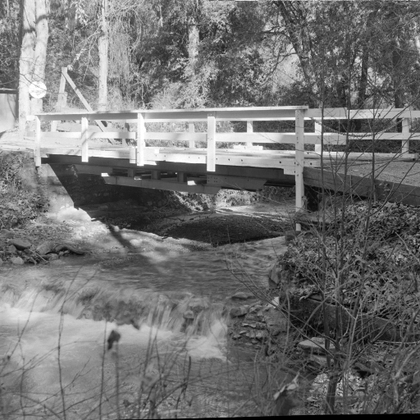
%> input picture Homework2/bridge.tif, 420 x 420 px, shrunk from 512 x 512 before the run
$ octave Q3.m   (GNU Octave 9; MATLAB toolbox functions it lacks are replaced by stand-ins)
%> lines starting %> are read from the running program, lines starting %| are printed output that depends on the picture; in (x1, y1, x2, y2) boxes, pixels count from 0 and x2, y2 are one past the last pixel; in counts of white or black regions, pixels touching at a corner belong together; the program's own positions count from 1
clear;
clc;
bridge = imread('bridge.tif');
%> bridge is the input picture: size 420x420 uint8; min 0, max 255, mean 114.2
bridge = double(bridge);
%> bridge: size 420x420 double
[side, ~] = size(bridge);
%> side = 420

% fft
Bridge = fft2(bridge);
Bridge = fftshift(Bridge);

% Frequencies
lowFreq = 1/8;
bandFreq = [1/8, 1/2];
highFreq = 1/2;

% Generate filters
lowFilter = lowPass(side, lowFreq);
%> after the loop in lowPass, `for i = 1:side`:
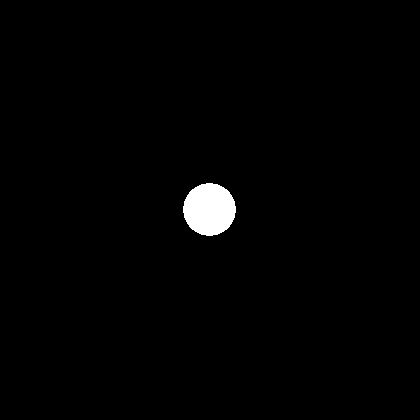
%> output: size 420x420 double; values 0 (black) and 1 (white), 1.2% white; 1 white region, box (x1, y1, x2, y2) and area: (183, 183, 236, 236) 2177
bandFilter = bandPass(side, bandFreq);
%> after the loop in bandPass, `for i = 1:side`:
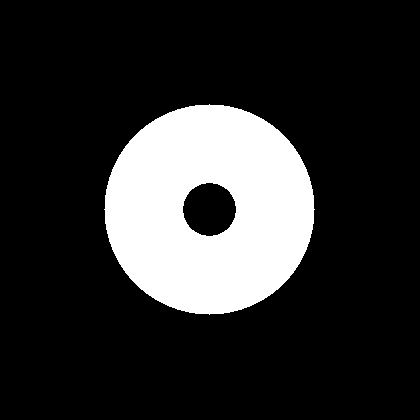
%> output: size 420x420 double; values 0 (black) and 1 (white), 18.4% white; 1 white region, box (x1, y1, x2, y2) and area: (104, 104, 315, 315) 32444
highFilter = highPass(side, highFreq);
%> after the loop in highPass, `for i = 1:side`:
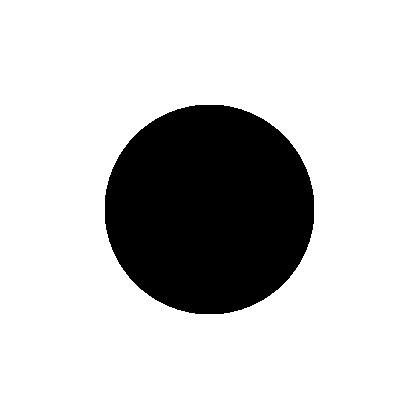
%> output: size 420x420 double; values 0 (black) and 1 (white), 80.4% white; 1 black region, box (x1, y1, x2, y2) and area: (105, 105, 314, 314) 34609

% Filtering
lowFiltered = Bridge .* lowFilter;
bandFiltered = Bridge .* bandFilter;
highFiltered = Bridge .* highFilter;

% Shift
lowFilteredShifted = fftshift(lowFiltered);
bandFilteredShifted = fftshift(bandFiltered);
highFilteredShifted = fftshift(highFiltered);

% ifft
lowFilteredSpatial = real(ifft2(lowFilteredShifted));
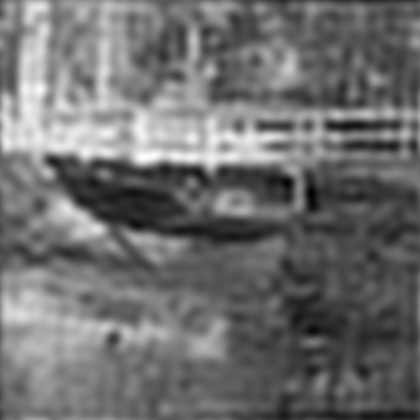
%> lowFilteredSpatial: size 420x420 double; min -0.892, max 263.2, mean 114.2; drawn with min black and max white
bandFilteredSpatial = real(ifft2(bandFilteredShifted)) + 128;
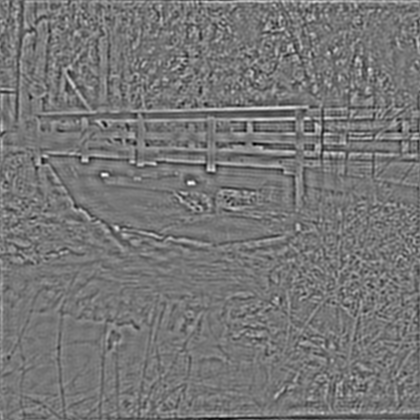
%> bandFilteredSpatial: size 420x420 double; min 6.55, max 267.9, mean 128; drawn with min black and max white
highFilteredSpatial = real(ifft2(highFilteredShifted)) + 128;
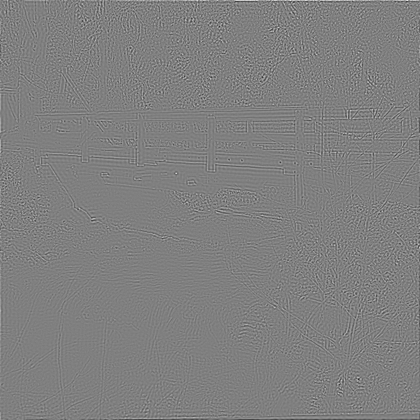
%> highFilteredSpatial: size 420x420 double; min 40.43, max 231.5, mean 128

% Spatial Domain Figure
figure('Name', 'Spatial Domain');
subplot(2, 2, 1);
imshow(uint8(bridge));
title('Original Image');
subplot(2, 2, 2);
imshow(uint8(lowFilteredSpatial));
title('Low-pass Filtered Image');
subplot(2, 2, 3);
imshow(uint8(bandFilteredSpatial));
title('Band-pass Filtered Image');
subplot(2, 2, 4);
imshow(uint8(highFilteredSpatial));
title('High-pass Filtered Image');

% Frequency Domain Figure
origin = log(1 + Bridge);
maxOrigin = max(max(origin));
%> maxOrigin = 16.82
origin = origin / maxOrigin;

lowFiltered = log(1 + lowFiltered);
maxLowFiltered = max(max(lowFiltered));
%> maxLowFiltered = 16.82
lowFiltered = lowFiltered / maxLowFiltered;

bandFiltered = log(1 + bandFiltered);
maxBandFiltered = max(max(bandFiltered));
bandFiltered = bandFiltered / maxBandFiltered;

highFiltered = log(1 + highFiltered);
maxHighFiltered = max(max(highFiltered));
highFiltered = highFiltered / maxHighFiltered;

figure('Name', 'Frequency Domain');
subplot(2, 2, 1);
imshow(real(origin));
title('Original Image');
subplot(2, 2, 2);
imshow(real(lowFiltered));
title('Low-pass Filtered Image');
subplot(2, 2, 3);
imshow(real(bandFiltered));
title('Band-pass Filtered Image');
subplot(2, 2, 4);
imshow(real(highFiltered));
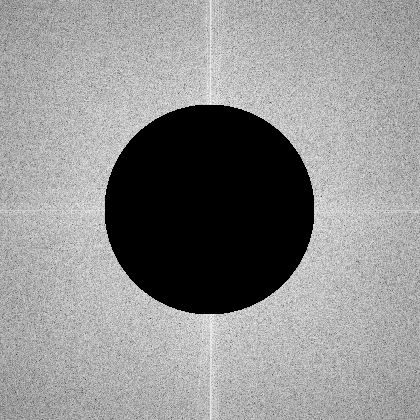
%> displayed picture: size 420x420, on the screen's scale of 0 to 255; min 0, max 255, mean 143.5
title('High-pass Filtered Image');

function output = lowPass(side, frequency)
    frequency = frequency * side / 2;
    output = zeros(side, side);
    center = side / 2;

    for i = 1:side
        for j = 1:side
            if ((i - center)^2 + (j - center)^2 <= frequency^2)
                output(i, j) = 1;
            end
        end
    end
end

function output = bandPass(side, frequency)
    frequency = frequency * side / 2;
    output = zeros(side, side);
    center = side / 2;

    for i = 1:side
        for j = 1:side
            if (((i - center)^2 + (j - center)^2 <= frequency(1,2)^2) && ((i - center)^2 + (j - center)^2 >= frequency(1,1)^2))
                output(i, j) = 1;
            end
        end
    end
end

function output = highPass(side, frequency)
    frequency = frequency * side / 2;
    output = zeros(side, side);
    center = side / 2;

    for i = 1:side
        for j = 1:side
            if ((i - center)^2 + (j - center)^2 >= frequency^2)
                output(i, j) = 1;
            end
        end
    end
end

$ run again, with Homework2/einstein.tif copied over Homework2/bridge.tif
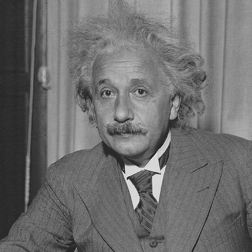
%> input picture Homework2/einstein.tif, 252 x 252 px
%> bridge is the input picture: size 252x252 uint8; min 23, max 237, mean 109.6
%> bridge: size 252x252 double
%> after the loop in bandPass, `for i = 1:side`:
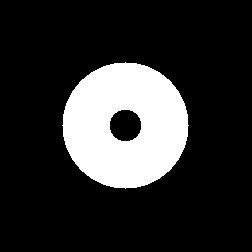
%> output: size 252x252 double; values 0 (black) and 1 (white), 18.4% white; 1 white region, box (x1, y1, x2, y2) and area: (62, 62, 189, 189) 11676
%> maxOrigin = 15.76
%> `imshow(real(highFiltered));`:
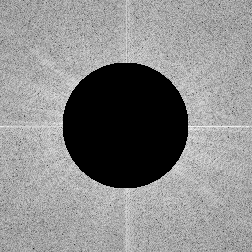
%> displayed picture: size 252x252, on the screen's scale of 0 to 255; min 0, max 255, mean 137.8

$ run again, with Homework2/slope.tif copied over Homework2/bridge.tif
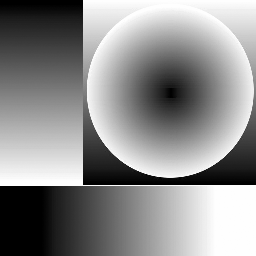
%> input picture Homework2/slope.tif, 256 x 256 px
%> bridge is the input picture: size 256x256 uint8; min 0, max 254, mean 140.8
%> bridge: size 256x256 double
%> maxOrigin = 16.04
%> `imshow(real(highFiltered));`:
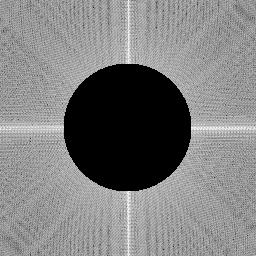
%> displayed picture: size 256x256, on the screen's scale of 0 to 255; min 0, max 255, mean 127
